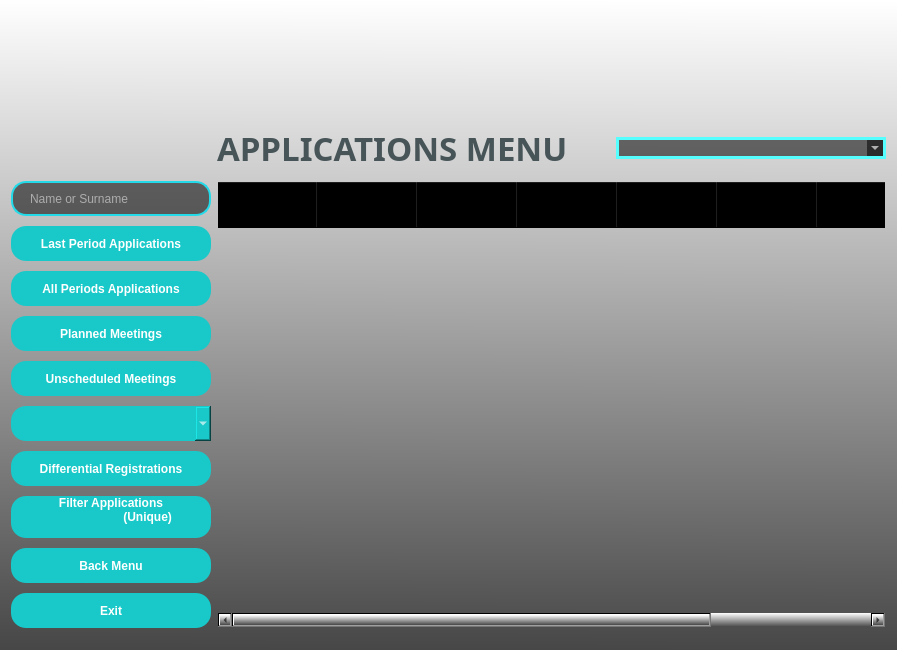
<?xml version="1.0" encoding="UTF-8"?>
<ui version="4.0">
 <class>FormApplications</class>
 <widget class="QWidget" name="FormApplications">
  <property name="geometry">
   <rect>
    <x>0</x>
    <y>0</y>
    <width>897</width>
    <height>650</height>
   </rect>
  </property>
  <property name="minimumSize">
   <size>
    <width>855</width>
    <height>650</height>
   </size>
  </property>
  <property name="windowTitle">
   <string>APPLICATION</string>
  </property>
  <property name="windowIcon">
   <iconset>
    <normaloff>pictures/werhere_icon.png</normaloff>pictures/werhere_icon.png</iconset>
  </property>
  <property name="styleSheet">
   <string notr="true">background-color: qlineargradient(spread:pad, x1:0.489, y1:1, x2:0.494, y2:0, stop:0 rgba(71, 71, 71, 255), stop:1 rgba(255, 255, 255, 255));</string>
  </property>
  <layout class="QGridLayout" name="gridLayout">
   <item row="0" column="0">
    <widget class="QLabel" name="labelPicture">
     <property name="maximumSize">
      <size>
       <width>200</width>
       <height>150</height>
      </size>
     </property>
     <property name="styleSheet">
      <string notr="true">background-color: rgba(0, 0, 0,0%);</string>
     </property>
     <property name="text">
      <string/>
     </property>
     <property name="pixmap">
      <pixmap>pictures/project_app.png</pixmap>
     </property>
     <property name="scaledContents">
      <bool>true</bool>
     </property>
    </widget>
   </item>
   <item row="0" column="1">
    <widget class="QLabel" name="labelLogo">
     <property name="styleSheet">
      <string notr="true">background-color: rgba(0, 0, 0,0%);</string>
     </property>
     <property name="text">
      <string/>
     </property>
     <property name="pixmap">
      <pixmap>pictures/logo1.ico</pixmap>
     </property>
    </widget>
   </item>
   <item row="0" column="2" colspan="2">
    <widget class="QLabel" name="label">
     <property name="minimumSize">
      <size>
       <width>0</width>
       <height>100</height>
      </size>
     </property>
     <property name="maximumSize">
      <size>
       <width>16777215</width>
       <height>100</height>
      </size>
     </property>
     <property name="styleSheet">
      <string notr="true">background-color: rgba(0, 0, 0,0%);</string>
     </property>
     <property name="text">
      <string/>
     </property>
     <property name="pixmap">
      <pixmap>pictures/logo2.png</pixmap>
     </property>
     <property name="scaledContents">
      <bool>true</bool>
     </property>
    </widget>
   </item>
   <item row="0" column="4">
    <spacer name="horizontalSpacer">
     <property name="orientation">
      <enum>Qt::Horizontal</enum>
     </property>
     <property name="sizeHint" stdset="0">
      <size>
       <width>40</width>
       <height>20</height>
      </size>
     </property>
    </spacer>
   </item>
   <item row="2" column="0">
    <widget class="QLineEdit" name="lineEditSearch">
     <property name="enabled">
      <bool>true</bool>
     </property>
     <property name="minimumSize">
      <size>
       <width>0</width>
       <height>35</height>
      </size>
     </property>
     <property name="maximumSize">
      <size>
       <width>200</width>
       <height>16777215</height>
      </size>
     </property>
     <property name="focusPolicy">
      <enum>Qt::StrongFocus</enum>
     </property>
     <property name="styleSheet">
      <string notr="true">QLineEdit {
  border: 2px solid rgb(35, 218, 233);
  border-radius: 15px;
  color: #FFF;
  padding-left: 15px;
  background-color: rgba(0, 0, 0,55%); 
}

QLineEdit:hover {
	border: 2px solid rgb(255, 80, 0);
}

QLineEdit:focus  {
  border: 2px solid rgb(162, 0, 0);
  background-color: rgb(47, 47, 47);
}
</string>
     </property>
     <property name="text">
      <string/>
     </property>
     <property name="placeholderText">
      <string>Name or Surname</string>
     </property>
    </widget>
   </item>
   <item row="2" column="1" rowspan="10" colspan="4">
    <widget class="QTableWidget" name="tableWidget">
     <property name="styleSheet">
      <string notr="true">background-color: rgba(0, 0, 0,0%);</string>
     </property>
     <column>
      <property name="text">
       <string>Date</string>
      </property>
     </column>
     <column>
      <property name="text">
       <string>Name Surname</string>
      </property>
     </column>
     <column>
      <property name="text">
       <string>Mail</string>
      </property>
     </column>
     <column>
      <property name="text">
       <string>Telephone</string>
      </property>
     </column>
     <column>
      <property name="text">
       <string>Post Code</string>
      </property>
     </column>
     <column>
      <property name="text">
       <string>State</string>
      </property>
     </column>
     <column>
      <property name="text">
       <string>Status</string>
      </property>
     </column>
     <column>
      <property name="text">
       <string>Economical
                          Situation
                      </string>
      </property>
      <property name="whatsThis">
       <string/>
      </property>
     </column>
    </widget>
   </item>
   <item row="3" column="0">
    <widget class="QPushButton" name="pushButtonLastPeriod">
     <property name="minimumSize">
      <size>
       <width>0</width>
       <height>35</height>
      </size>
     </property>
     <property name="maximumSize">
      <size>
       <width>200</width>
       <height>16777215</height>
      </size>
     </property>
     <property name="font">
      <font>
       <family>Arial</family>
       <bold>true</bold>
      </font>
     </property>
     <property name="styleSheet">
      <string notr="true">QPushButton{
	border-radius : 15px;
	background-color : rgb(25, 200, 200);
	color: rgb(255, 255, 255);
}

QPushButton:hover{
	background-color: rgb(20, 135, 135);
	border: 2px solid rgb(255, 80, 0);
}</string>
     </property>
     <property name="text">
      <string>Last Period Applications</string>
     </property>
    </widget>
   </item>
   <item row="4" column="0">
    <widget class="QPushButton" name="pushButtonAllPeriods">
     <property name="minimumSize">
      <size>
       <width>0</width>
       <height>35</height>
      </size>
     </property>
     <property name="maximumSize">
      <size>
       <width>200</width>
       <height>16777215</height>
      </size>
     </property>
     <property name="font">
      <font>
       <family>Arial</family>
       <bold>true</bold>
      </font>
     </property>
     <property name="styleSheet">
      <string notr="true">QPushButton{
	border-radius : 15px;
	background-color : rgb(25, 200, 200);
	color: rgb(255, 255, 255);
}

QPushButton:hover{
	background-color: rgb(20, 135, 135);
	border: 2px solid rgb(255, 80, 0);
}</string>
     </property>
     <property name="text">
      <string>All Periods Applications</string>
     </property>
    </widget>
   </item>
   <item row="5" column="0">
    <widget class="QPushButton" name="pushButtonPlannedMeetings">
     <property name="minimumSize">
      <size>
       <width>0</width>
       <height>35</height>
      </size>
     </property>
     <property name="maximumSize">
      <size>
       <width>200</width>
       <height>16777215</height>
      </size>
     </property>
     <property name="font">
      <font>
       <family>Arial</family>
       <bold>true</bold>
      </font>
     </property>
     <property name="styleSheet">
      <string notr="true">QPushButton{
	border-radius : 15px;
	background-color : rgb(25, 200, 200);
	color: rgb(255, 255, 255);
}
QPushButton:hover{
	background-color: rgb(20, 135, 135);
	border: 2px solid rgb(255, 80, 0);
}</string>
     </property>
     <property name="text">
      <string>Planned Meetings</string>
     </property>
    </widget>
   </item>
   <item row="6" column="0">
    <widget class="QPushButton" name="pushButtonUnscheduledMeeting">
     <property name="minimumSize">
      <size>
       <width>0</width>
       <height>35</height>
      </size>
     </property>
     <property name="maximumSize">
      <size>
       <width>200</width>
       <height>16777215</height>
      </size>
     </property>
     <property name="font">
      <font>
       <family>Arial</family>
       <bold>true</bold>
      </font>
     </property>
     <property name="styleSheet">
      <string notr="true">QPushButton{
	border-radius : 15px;
	background-color : rgb(25, 200, 200);
	color: rgb(255, 255, 255);
}
QPushButton:hover{
	background-color: rgb(20, 135, 135);
	border: 2px solid rgb(255, 80, 0);
}</string>
     </property>
     <property name="text">
      <string>Unscheduled Meetings</string>
     </property>
    </widget>
   </item>
   <item row="7" column="0">
    <widget class="QComboBox" name="comboBoxDuplicatedApplications">
     <property name="minimumSize">
      <size>
       <width>0</width>
       <height>35</height>
      </size>
     </property>
     <property name="maximumSize">
      <size>
       <width>200</width>
       <height>16777215</height>
      </size>
     </property>
     <property name="styleSheet">
      <string notr="true">QComboBox{
	border-radius : 15px;
	background-color : rgb(25, 200, 200);
	color: rgb(255, 255, 255);
}
             QComboBox:hover{
             border-radius : 15px;
	background-color: rgb(20, 135, 135);
    border: 2px solid rgb(162, 0, 0);
}</string>
     </property>
    </widget>
   </item>
   <item row="8" column="0">
    <widget class="QPushButton" name="pushButtonDifferentialRegistrations">
     <property name="minimumSize">
      <size>
       <width>0</width>
       <height>35</height>
      </size>
     </property>
     <property name="maximumSize">
      <size>
       <width>200</width>
       <height>16777215</height>
      </size>
     </property>
     <property name="font">
      <font>
       <family>Arial</family>
       <bold>true</bold>
      </font>
     </property>
     <property name="styleSheet">
      <string notr="true">QPushButton{
	border-radius : 15px;
	background-color : rgb(25, 200, 200);
	color: rgb(255, 255, 255);
}

QPushButton:hover{
	background-color: rgb(20, 135, 135);
	border: 2px solid rgb(255, 80, 0);
}</string>
     </property>
     <property name="text">
      <string>Differential Registrations</string>
     </property>
    </widget>
   </item>
   <item row="9" column="0">
    <widget class="QPushButton" name="pushButtonFilterApplications">
     <property name="minimumSize">
      <size>
       <width>0</width>
       <height>35</height>
      </size>
     </property>
     <property name="maximumSize">
      <size>
       <width>200</width>
       <height>16777215</height>
      </size>
     </property>
     <property name="font">
      <font>
       <family>Arial</family>
       <bold>true</bold>
      </font>
     </property>
     <property name="styleSheet">
      <string notr="true">QPushButton{
	border-radius : 15px;
	background-color : rgb(25, 200, 200);
	color: rgb(255, 255, 255);
}

QPushButton:hover{
	background-color: rgb(20, 135, 135);
	border: 2px solid rgb(255, 80, 0);
}</string>
     </property>
     <property name="text">
      <string>Filter Applications
                      (Unique)
                  </string>
     </property>
    </widget>
   </item>
   <item row="10" column="0">
    <widget class="QPushButton" name="pushButtonBackMenu">
     <property name="minimumSize">
      <size>
       <width>0</width>
       <height>35</height>
      </size>
     </property>
     <property name="maximumSize">
      <size>
       <width>200</width>
       <height>16777215</height>
      </size>
     </property>
     <property name="font">
      <font>
       <family>Arial</family>
       <bold>true</bold>
      </font>
     </property>
     <property name="styleSheet">
      <string notr="true">QPushButton{
	border-radius : 15px;
	background-color : rgb(25, 200, 200);
	color: rgb(255, 255, 255);
}

QPushButton:hover{
	background-color: rgb(20, 135, 135);
	border: 2px solid rgb(255, 80, 0);
}</string>
     </property>
     <property name="text">
      <string>Back Menu</string>
     </property>
    </widget>
   </item>
   <item row="11" column="0">
    <widget class="QPushButton" name="pushButtonExit">
     <property name="minimumSize">
      <size>
       <width>0</width>
       <height>35</height>
      </size>
     </property>
     <property name="maximumSize">
      <size>
       <width>200</width>
       <height>16777215</height>
      </size>
     </property>
     <property name="font">
      <font>
       <family>Arial</family>
       <bold>true</bold>
      </font>
     </property>
     <property name="styleSheet">
      <string notr="true">QPushButton{
	border-radius : 15px;
	background-color : rgb(25, 200, 200);
	color: rgb(255, 255, 255);
}

QPushButton:hover{
	background-color: rgb(20, 135, 135);
	border: 2px solid rgb(255, 80, 0);
}</string>
     </property>
     <property name="text">
      <string>Exit</string>
     </property>
    </widget>
   </item>
   <item row="1" column="1" colspan="2">
    <widget class="QLabel" name="labelProjectApplications">
     <property name="sizePolicy">
      <sizepolicy hsizetype="Preferred" vsizetype="Fixed">
       <horstretch>0</horstretch>
       <verstretch>0</verstretch>
      </sizepolicy>
     </property>
     <property name="minimumSize">
      <size>
       <width>0</width>
       <height>0</height>
      </size>
     </property>
     <property name="maximumSize">
      <size>
       <width>16777215</width>
       <height>60</height>
      </size>
     </property>
     <property name="font">
      <font>
       <family>Arial Black</family>
       <pointsize>25</pointsize>
       <bold>true</bold>
      </font>
     </property>
     <property name="styleSheet">
      <string notr="true">background-color: rgba(0, 0, 0,0%);
                      color: rgb(71, 84, 88);
                  </string>
     </property>
     <property name="text">
      <string>APPLICATIONS MENU</string>
     </property>
    </widget>
   </item>
   <item row="1" column="3" colspan="2">
    <layout class="QHBoxLayout" name="horizontalLayout">
     <item alignment="Qt::AlignRight">
      <widget class="QComboBox" name="comboBoxFilterOptions">
       <property name="minimumSize">
        <size>
         <width>270</width>
         <height>0</height>
        </size>
       </property>
       <property name="maximumSize">
        <size>
         <width>300</width>
         <height>16777215</height>
        </size>
       </property>
       <property name="styleSheet">
        <string notr="true">QComboBox {
	border-radius : 15px;
	border: 3px solid rgb(85, 255, 255);
	background-color: rgba(0, 0, 0,55%);
	color: rgb(255, 255, 255);
}

QComboBox:hover {
	border: 2px solid rgb(255, 80, 0);
}

QComboBox:focus  {
  border: 2px solid rgb(162, 0, 0);
  background-color: rgb(47, 47, 47);
}
</string>
       </property>
      </widget>
     </item>
    </layout>
   </item>
  </layout>
  <zorder>pushButtonPlannedMeetings</zorder>
  <zorder>comboBoxDuplicatedApplications</zorder>
  <zorder>pushButtonFilterApplications</zorder>
  <zorder>pushButtonExit</zorder>
  <zorder>pushButtonDifferentialRegistrations</zorder>
  <zorder>tableWidget</zorder>
  <zorder>pushButtonBackMenu</zorder>
  <zorder>labelPicture</zorder>
  <zorder>pushButtonAllPeriods</zorder>
  <zorder>pushButtonUnscheduledMeeting</zorder>
  <zorder>lineEditSearch</zorder>
  <zorder>pushButtonLastPeriod</zorder>
  <zorder>labelLogo</zorder>
  <zorder>label</zorder>
  <zorder>horizontalSpacer</zorder>
  <zorder>labelProjectApplications</zorder>
 </widget>
 <tabstops>
  <tabstop>lineEditSearch</tabstop>
  <tabstop>pushButtonAllPeriods</tabstop>
  <tabstop>pushButtonPlannedMeetings</tabstop>
  <tabstop>pushButtonUnscheduledMeeting</tabstop>
  <tabstop>pushButtonDifferentialRegistrations</tabstop>
  <tabstop>pushButtonFilterApplications</tabstop>
  <tabstop>tableWidget</tabstop>
  <tabstop>pushButtonBackMenu</tabstop>
  <tabstop>pushButtonExit</tabstop>
 </tabstops>
 <resources/>
 <connections/>
</ui>
